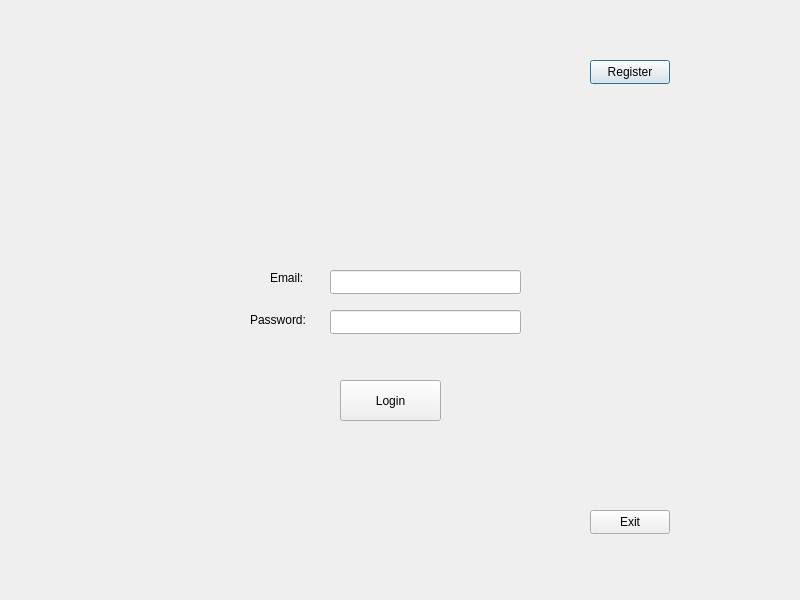
<?xml version="1.0" encoding="UTF-8"?>
<ui version="4.0">
 <class>loginWindow</class>
 <widget class="QDialog" name="loginWindow">
  <property name="geometry">
   <rect>
    <x>0</x>
    <y>0</y>
    <width>800</width>
    <height>600</height>
   </rect>
  </property>
  <property name="windowTitle">
   <string>Dialog</string>
  </property>
  <widget class="QStackedWidget" name="stackedWidget">
   <property name="geometry">
    <rect>
     <x>0</x>
     <y>0</y>
     <width>800</width>
     <height>600</height>
    </rect>
   </property>
   <property name="contextMenuPolicy">
    <enum>Qt::ContextMenuPolicy::DefaultContextMenu</enum>
   </property>
   <property name="toolTip">
    <string/>
   </property>
   <property name="currentIndex">
    <number>0</number>
   </property>
   <widget class="QWidget" name="loginPage">
    <widget class="QPushButton" name="registerButton">
     <property name="geometry">
      <rect>
       <x>590</x>
       <y>60</y>
       <width>80</width>
       <height>24</height>
      </rect>
     </property>
     <property name="text">
      <string>Register</string>
     </property>
    </widget>
    <widget class="QLabel" name="emailLoginLabel">
     <property name="geometry">
      <rect>
       <x>270</x>
       <y>270</y>
       <width>49</width>
       <height>16</height>
      </rect>
     </property>
     <property name="text">
      <string>Email:</string>
     </property>
    </widget>
    <widget class="QLabel" name="passwordLoginLabel">
     <property name="geometry">
      <rect>
       <x>250</x>
       <y>310</y>
       <width>61</width>
       <height>20</height>
      </rect>
     </property>
     <property name="text">
      <string>Password:</string>
     </property>
    </widget>
    <widget class="QLineEdit" name="emailLoginInput">
     <property name="geometry">
      <rect>
       <x>330</x>
       <y>270</y>
       <width>191</width>
       <height>24</height>
      </rect>
     </property>
    </widget>
    <widget class="QLineEdit" name="passwordLoginInput">
     <property name="geometry">
      <rect>
       <x>330</x>
       <y>310</y>
       <width>191</width>
       <height>24</height>
      </rect>
     </property>
     <property name="echoMode">
      <enum>QLineEdit::EchoMode::Password</enum>
     </property>
    </widget>
    <widget class="QPushButton" name="loginButton">
     <property name="geometry">
      <rect>
       <x>340</x>
       <y>380</y>
       <width>101</width>
       <height>41</height>
      </rect>
     </property>
     <property name="text">
      <string>Login</string>
     </property>
    </widget>
    <widget class="QPushButton" name="exitButton">
     <property name="geometry">
      <rect>
       <x>590</x>
       <y>510</y>
       <width>80</width>
       <height>24</height>
      </rect>
     </property>
     <property name="text">
      <string>Exit</string>
     </property>
    </widget>
   </widget>
   <widget class="QWidget" name="registerWidnow">
    <widget class="QLineEdit" name="nameRegisterInput">
     <property name="geometry">
      <rect>
       <x>220</x>
       <y>90</y>
       <width>113</width>
       <height>24</height>
      </rect>
     </property>
     <property name="toolTip">
      <string/>
     </property>
     <property name="placeholderText">
      <string/>
     </property>
    </widget>
    <widget class="QLineEdit" name="surnameRegisterInput">
     <property name="geometry">
      <rect>
       <x>220</x>
       <y>140</y>
       <width>113</width>
       <height>24</height>
      </rect>
     </property>
    </widget>
    <widget class="QLineEdit" name="emailRegisterInput">
     <property name="geometry">
      <rect>
       <x>230</x>
       <y>190</y>
       <width>113</width>
       <height>24</height>
      </rect>
     </property>
    </widget>
    <widget class="QLineEdit" name="passwordRegisterInput">
     <property name="geometry">
      <rect>
       <x>230</x>
       <y>270</y>
       <width>113</width>
       <height>24</height>
      </rect>
     </property>
     <property name="echoMode">
      <enum>QLineEdit::EchoMode::Password</enum>
     </property>
    </widget>
    <widget class="QPushButton" name="registerToDatabaseButton">
     <property name="geometry">
      <rect>
       <x>260</x>
       <y>500</y>
       <width>80</width>
       <height>24</height>
      </rect>
     </property>
     <property name="text">
      <string>Register</string>
     </property>
    </widget>
    <widget class="QLabel" name="fullNameRegisterLabel">
     <property name="geometry">
      <rect>
       <x>128</x>
       <y>100</y>
       <width>61</width>
       <height>20</height>
      </rect>
     </property>
     <property name="text">
      <string>Full Name:</string>
     </property>
    </widget>
    <widget class="QLabel" name="surnameRegisterLabel">
     <property name="geometry">
      <rect>
       <x>128</x>
       <y>150</y>
       <width>61</width>
       <height>20</height>
      </rect>
     </property>
     <property name="text">
      <string>Surname:</string>
     </property>
    </widget>
    <widget class="QLabel" name="emailRegisterLabel">
     <property name="geometry">
      <rect>
       <x>128</x>
       <y>200</y>
       <width>61</width>
       <height>20</height>
      </rect>
     </property>
     <property name="text">
      <string>Email:</string>
     </property>
    </widget>
    <widget class="QLabel" name="passwordRegisterLabel">
     <property name="geometry">
      <rect>
       <x>128</x>
       <y>270</y>
       <width>61</width>
       <height>20</height>
      </rect>
     </property>
     <property name="text">
      <string>Password:</string>
     </property>
    </widget>
    <widget class="QPushButton" name="backToLoginPageButton">
     <property name="geometry">
      <rect>
       <x>420</x>
       <y>500</y>
       <width>131</width>
       <height>24</height>
      </rect>
     </property>
     <property name="text">
      <string>Back to Login Page</string>
     </property>
    </widget>
    <widget class="QToolButton" name="nameRegisterHelpButton">
     <property name="geometry">
      <rect>
       <x>360</x>
       <y>90</y>
       <width>23</width>
       <height>23</height>
      </rect>
     </property>
     <property name="text">
      <string>?</string>
     </property>
    </widget>
    <widget class="QToolButton" name="surnameRegisterHelpButton">
     <property name="geometry">
      <rect>
       <x>360</x>
       <y>140</y>
       <width>23</width>
       <height>23</height>
      </rect>
     </property>
     <property name="text">
      <string>?</string>
     </property>
    </widget>
    <widget class="QToolButton" name="emailRegisterHelpButton">
     <property name="geometry">
      <rect>
       <x>380</x>
       <y>190</y>
       <width>23</width>
       <height>23</height>
      </rect>
     </property>
     <property name="text">
      <string>?</string>
     </property>
    </widget>
    <widget class="QToolButton" name="passwordRegisterHelpButton">
     <property name="geometry">
      <rect>
       <x>370</x>
       <y>270</y>
       <width>23</width>
       <height>23</height>
      </rect>
     </property>
     <property name="text">
      <string>?</string>
     </property>
    </widget>
    <widget class="QRadioButton" name="studentRegisterRadioButton">
     <property name="geometry">
      <rect>
       <x>130</x>
       <y>330</y>
       <width>91</width>
       <height>22</height>
      </rect>
     </property>
     <property name="text">
      <string>Student</string>
     </property>
    </widget>
    <widget class="QRadioButton" name="professorRegisterRadioButton">
     <property name="geometry">
      <rect>
       <x>290</x>
       <y>330</y>
       <width>91</width>
       <height>22</height>
      </rect>
     </property>
     <property name="text">
      <string>Professor</string>
     </property>
    </widget>
    <widget class="QComboBox" name="majorRegisterCombo">
     <property name="enabled">
      <bool>true</bool>
     </property>
     <property name="geometry">
      <rect>
       <x>100</x>
       <y>400</y>
       <width>251</width>
       <height>24</height>
      </rect>
     </property>
     <item>
      <property name="text">
       <string>Aviation and Astronautics</string>
      </property>
     </item>
     <item>
      <property name="text">
       <string>Chemical Engineering and Technology</string>
      </property>
     </item>
     <item>
      <property name="text">
       <string>Chemical Technology</string>
      </property>
     </item>
     <item>
      <property name="text">
       <string>Civil Engineering</string>
      </property>
     </item>
     <item>
      <property name="text">
       <string>Computer Engineering</string>
      </property>
     </item>
     <item>
      <property name="text">
       <string>Electrical Engineering</string>
      </property>
     </item>
     <item>
      <property name="text">
       <string>Finance and Accounting</string>
      </property>
     </item>
     <item>
      <property name="text">
       <string>Logistics</string>
      </property>
     </item>
     <item>
      <property name="text">
       <string>Modern Management</string>
      </property>
     </item>
    </widget>
    <widget class="QLabel" name="studentMajorRegisterLabel">
     <property name="enabled">
      <bool>true</bool>
     </property>
     <property name="geometry">
      <rect>
       <x>98</x>
       <y>370</y>
       <width>221</width>
       <height>20</height>
      </rect>
     </property>
     <property name="text">
      <string>Student Major / Professor Departament:</string>
     </property>
    </widget>
   </widget>
  </widget>
 </widget>
 <resources/>
 <connections>
  <connection>
   <sender>exitButton</sender>
   <signal>clicked()</signal>
   <receiver>loginWindow</receiver>
   <slot>close()</slot>
   <hints>
    <hint type="sourcelabel">
     <x>627</x>
     <y>520</y>
    </hint>
    <hint type="destinationlabel">
     <x>963</x>
     <y>671</y>
    </hint>
   </hints>
  </connection>
 </connections>
</ui>
